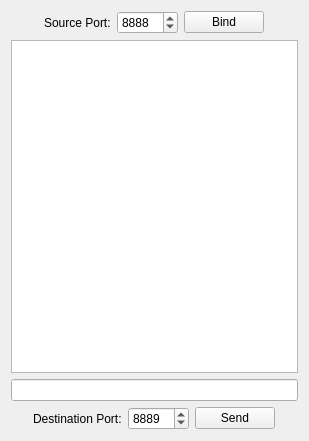
<?xml version="1.0" encoding="UTF-8"?>
<ui version="4.0">
 <class>MainWindow</class>
 <widget class="QMainWindow" name="MainWindow">
  <property name="geometry">
   <rect>
    <x>0</x>
    <y>0</y>
    <width>309</width>
    <height>441</height>
   </rect>
  </property>
  <property name="windowTitle">
   <string>Chat</string>
  </property>
  <widget class="QWidget" name="centralWidget">
   <layout class="QVBoxLayout" name="verticalLayout">
    <item>
     <layout class="QHBoxLayout" name="horizontalLayout">
      <item>
       <spacer name="horizontalSpacer_3">
        <property name="orientation">
         <enum>Qt::Horizontal</enum>
        </property>
        <property name="sizeHint" stdset="0">
         <size>
          <width>40</width>
          <height>20</height>
         </size>
        </property>
       </spacer>
      </item>
      <item>
       <widget class="QLabel" name="label">
        <property name="text">
         <string>Source Port:</string>
        </property>
       </widget>
      </item>
      <item>
       <widget class="QSpinBox" name="spinBox_srcPort">
        <property name="minimum">
         <number>1024</number>
        </property>
        <property name="maximum">
         <number>32767</number>
        </property>
        <property name="value">
         <number>8888</number>
        </property>
       </widget>
      </item>
      <item>
       <widget class="QPushButton" name="pushButton_bind">
        <property name="text">
         <string>Bind</string>
        </property>
       </widget>
      </item>
      <item>
       <spacer name="horizontalSpacer_4">
        <property name="orientation">
         <enum>Qt::Horizontal</enum>
        </property>
        <property name="sizeHint" stdset="0">
         <size>
          <width>40</width>
          <height>20</height>
         </size>
        </property>
       </spacer>
      </item>
     </layout>
    </item>
    <item>
     <widget class="QPlainTextEdit" name="plainTextEdit_receive">
      <property name="readOnly">
       <bool>true</bool>
      </property>
     </widget>
    </item>
    <item>
     <widget class="QLineEdit" name="lineEdit_send"/>
    </item>
    <item>
     <layout class="QHBoxLayout" name="horizontalLayout_2">
      <item>
       <spacer name="horizontalSpacer">
        <property name="orientation">
         <enum>Qt::Horizontal</enum>
        </property>
        <property name="sizeHint" stdset="0">
         <size>
          <width>40</width>
          <height>20</height>
         </size>
        </property>
       </spacer>
      </item>
      <item>
       <widget class="QLabel" name="label_2">
        <property name="text">
         <string>Destination Port:</string>
        </property>
       </widget>
      </item>
      <item>
       <widget class="QSpinBox" name="spinBox_dstPort">
        <property name="minimum">
         <number>1024</number>
        </property>
        <property name="maximum">
         <number>32767</number>
        </property>
        <property name="value">
         <number>8889</number>
        </property>
       </widget>
      </item>
      <item>
       <widget class="QPushButton" name="pushButton_send">
        <property name="text">
         <string>Send</string>
        </property>
       </widget>
      </item>
      <item>
       <spacer name="horizontalSpacer_2">
        <property name="orientation">
         <enum>Qt::Horizontal</enum>
        </property>
        <property name="sizeHint" stdset="0">
         <size>
          <width>40</width>
          <height>20</height>
         </size>
        </property>
       </spacer>
      </item>
     </layout>
    </item>
   </layout>
  </widget>
 </widget>
 <layoutdefault spacing="6" margin="11"/>
 <resources/>
 <connections/>
</ui>
